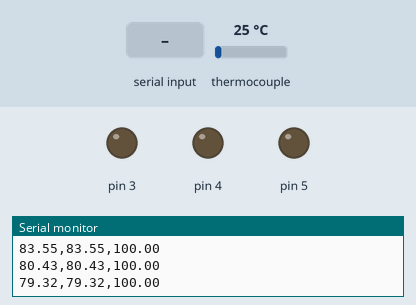
This sketch was run on a simulated Arduino Uno, built with avr-gcc and run on an emulated ATmega328P. Shown: output pins drawn as LEDs (lit = HIGH), the last lines printed to the serial monitor. Inputs (shaded band) come from the test bench; at power-on: thermocouple 25 °C.

Above: at 1.2 s.
1.3 s: "90,45\n" received over Serial
At 3.9 s:
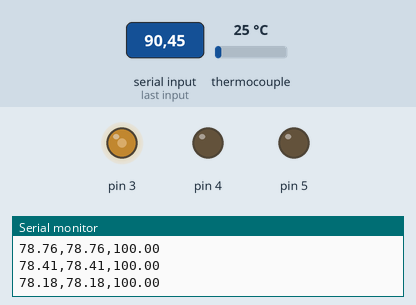
4.3 s: thermocouple set to 6 °C
At 6.3 s:
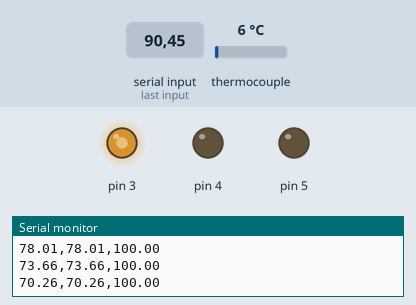
7.3 s: thermocouple set to 150 °C
At 10.3 s:
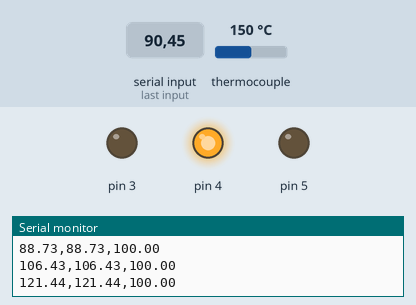
Timing chart, 0 to 11.8 s (numbered marks = the images above; inputs shaded):
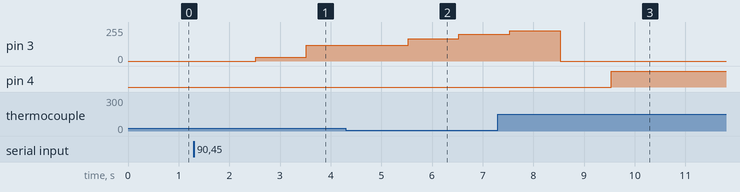

Measured:
- after the input at 1.3 s, pin 3: 0/255 → 29/255 after 1.2 s, → 118/255 1.0 s later
- after the input at 7.3 s, pin 4: LOW → HIGH after 2.2 s

The sketch:

ChamberController.ino
```cpp
/* Environmental Chamber Controller - PID Execution
Author: Reilly Pickard (contact: reilly.pickard@dal.ca)
Last Update: April 5th, 2023
Description: This code accepts the list of inputted temperatures,
humidities, and time scales from a Python GUI to execute PID control
for an environmental chamber. Feedback is generated by RTDs amplified by Adafruit MAX31865
are used to read temperature off  Pt200 RTDs
*/

// Includes
#include <PID_v1.h>
#include <Adafruit_MAX31865.h>
#include <Adafruit_SPIDevice.h>

// initialize wet and dry RTD's
#define RREF 430
Adafruit_MAX31865 dry = Adafruit_MAX31865(10, 11, 12, 13);
Adafruit_MAX31865 wet = Adafruit_MAX31865(9, 11, 12,13);
// Initialize global variables
double temp_setpoint, temp_input, temp_output;
double hum_setpoint, hum_input, hum_output;
//PID Gains. Tune these for desired response.
double Kp=10, Ki=0.017, Kd=0.11;
PID tempPID(&temp_input, &temp_output, &temp_setpoint, Kp, Ki, Kd, DIRECT);
PID humPID(&hum_input, &hum_output, &hum_setpoint, Kp, Ki, Kd, DIRECT);

// Kalman filter variables
double x = 65; // initial state
double P = 1; // initial covariance
double Q = 0.00001; // process noise covariance
double R = 0.1; // measurement noise covariance
double K = 0; // Kalman gain

// Set up Code
void setup() {
Serial.begin(115200);
// Initialize the PIDs
tempPID.SetMode(AUTOMATIC);
tempPID.SetSampleTime(100);
humPID.SetMode(AUTOMATIC);
humPID.SetSampleTime(100);
// begin RTDS
dry.begin(MAX31865_3WIRE);
wet.begin(MAX31865_3WIRE);
pinMode(4,OUTPUT);
pinMode(5,OUTPUT);
}

/// Function for reading RTD's
float read_temperature() {
// Read raw temperature value
float T = wet.temperature(200, RREF);
float tw = dry.temperature(200, RREF) ;

// Apply Kalman filter
K = P / (P + R);
x = x + K * (T - x);
P = (1 - K) * P + Q;

// Convert to Fahrenheit and return filtered temperature value
float temperatureF = 1.8 * x + 32.0;
float twF = 1.8*tw + 32.0;
// Compute humidity
float Ed =  6.112 * exp((17.67 * T)/(T + 243.5));
float Ew = 6.112 * exp((17.67 * tw)/(tw + 243.5));
float RH = 100*(Ew - 0.6687*(1+0.0015*tw)*(T-tw))/Ed;

//Print values back to Python to plot
Serial.print(String(temperatureF));
Serial.print(",");
Serial.print(String(temperatureF)); // Change to material if desired
Serial.print(",");
Serial.println(String(RH));
delay(500);
// Apply initial fail_safe
if(temperatureF > 350.0){
digitalWrite(3,LOW);
} //
return temperatureF;
}
//Loop
void loop() {
  if (Serial.available() > 0) { // Check for new inputs

    String line = Serial.readStringUntil('\n'); // read the inputted string
    // Use Delimeter and Subsets to find temp, humidity, and times from input
    String setpoints_hold_times = line.substring(0, line.length() - 1);
    String setpoints_hold_times_array[100];
    int i = 0;
    int j = 0;

    for (i = 0; i < setpoints_hold_times.length(); i++) {
      if (setpoints_hold_times[i] == '\n') {
        j++;
        i++;
      }
      setpoints_hold_times_array[j] += setpoints_hold_times[i];
    }
    int length = j + 1;
// Use Delimeter and Subsets to find temp, humidity, and times from input
    for (i = 0; i < length; i++) {
      // Update setpoints
      String setpoint_hold_time_humidity = setpoints_hold_times_array[i];
      int comma1 = setpoint_hold_time_humidity.indexOf(',');
      int comma2 = setpoint_hold_time_humidity.indexOf(',', comma1 + 1);
      temp_setpoint = setpoint_hold_time_humidity.substring(0, comma1).toDouble();
      hum_setpoint = setpoint_hold_time_humidity.substring(comma1 + 1, comma2).toDouble();
      float hold_time = setpoint_hold_time_humidity.substring(comma2 + 1).toInt();
      hold_time = hold_time*60;
      // Now read temperature
      temp_input = read_temperature();
      //Serial.println(String(hold_time*1000.0));


      if (temp_setpoint < 0) {
        // Low temp Control cryogenic cooling valve
        unsigned long start_time = millis(); // start timer
        while ((millis() - start_time) < hold_time * 1000) {
          temp_input = read_temperature();
          //hum_input = read_humidity(); Wet bulb not working
          tempPID.Compute();
          humPID.Compute();
          digitalWrite(5,LOW);
          digitalWrite(4,temp_output>0 ? LOW:HIGH);
          digitalWrite(3, LOW);
          //digitalWrite(6, hum_output > 0 ? LOW : HIGH); // wet bulb not working
          //digitalWrite(5, hum_output < 0 ? LOW : HIGH); // wet bulb not working

        }
      } else if (temp_setpoint < temp_input) {

        // Control refrigeration compressor
        unsigned long start_time = millis();
        while ((millis() - start_time) < hold_time * 1000) {

          temp_input = read_temperature();
          //hum_input = read_humidity();// Wet bulb not working
          tempPID.Compute();
          humPID.Compute();
          digitalWrite(5, LOW);
          digitalWrite(4,temp_output>0 ? LOW:HIGH);
          if(temp_input < temp_setpoint){ // if we overshoo, need to heat up
          digitalWrite(3, HIGH);
          }else{
           digitalWrite(3, LOW);
          }
          //digitalWrite(6, hum_output > 0 ? LOW : HIGH);
          //digitalWrite(5, hum_output < 0 ? LOW : HIGH);

        }
      }else{ // Heating required
        unsigned long start_time = millis();
        unsigned long end_time = start_time;
        while (millis() - start_time < hold_time * 1000) {
          temp_input = read_temperature();
                if(temp_input > 350.0){ // FAILSAFE
        digitalWrite(3,LOW);
          }else{

          //hum_input = read_humidity();
          tempPID.Compute();

          humPID.Compute();
          digitalWrite(5, LOW);
          if(temp_input >(temp_setpoint+3)){ // Turn on compressor for overshoot
            digitalWrite(4, HIGH);
          }else{
          digitalWrite(4, LOW);
          }
          analogWrite(3, temp_output  ); // Send PID signal to heater
         // digitalWrite(6, hum_output > 0 ? LOW : HIGH);
          //digitalWrite(5, hum_output < 0 ? LOW : HIGH);
          delay(500);
          end_time = millis();
          }

        }

      }
    }
    float temp = read_temperature();
    // Turn stuff off if idle
      digitalWrite(5, LOW);//
      digitalWrite(4, LOW);//
      digitalWrite(3, LOW);//

  }
  // Turn stuff off if idle
  float temp = read_temperature();
  digitalWrite(5, LOW);
  digitalWrite(4, LOW);
  digitalWrite(3, LOW);
  }
```
